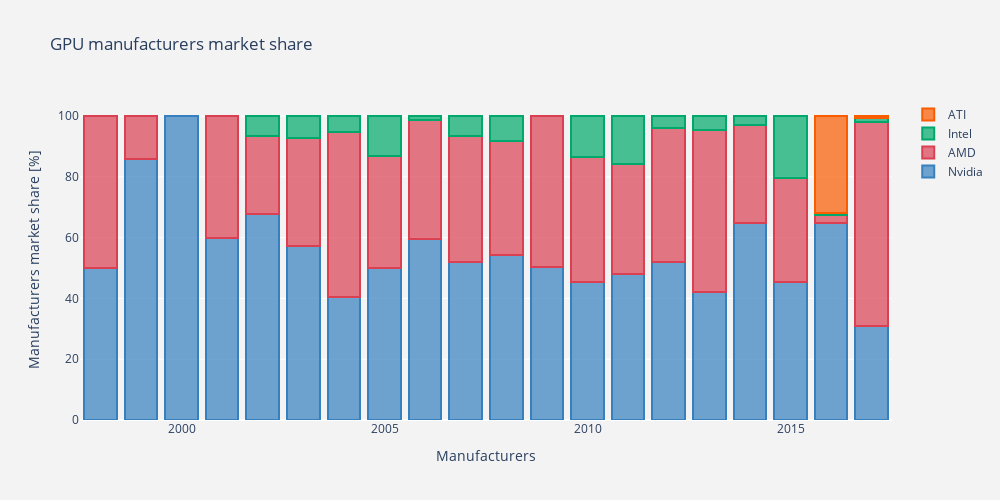

Notebook code for this chart:
### Code cell
# Transformed dataset - counting how many GPUs were made by each manufacturer each year
market_share = dataset.reset_index().groupby(['Release_Year','Manufacturer'])["index"].count().reset_index(name="count")
# Transformed dataset - counting how many GPUs were made each year
market_share['Sum_By_Year']  = market_share['count'].groupby(market_share["Release_Year"]).transform('sum')
# List that will hold our data dictionaries
data = []

markers = [
    dict(
        color='rgba(55, 128, 191, 0.7)',
        line=dict(
            color='rgba(55, 128, 191, 1.0)',
            width=2,
        )
    ),
    dict(
        color='rgba(219, 64, 82, 0.7)',
        line=dict(
            color='rgba(219, 64, 82, 1.0)',
            width=2,
        )
    ),
    dict(
        color='rgba(0, 168, 107, 0.7)',
        line=dict(
            color='rgba(0, 168, 107, 1.0)',
            width=2,
        )
    ),
    dict(
        color='rgba(250, 92, 0, 0.7)',
        line=dict(
            color='rgba(250, 92, 0, 1.0)',
            width=2,
        )
    )
]

for i, manufacturer in enumerate(dataset['Manufacturer'].unique()):
    
    trace_dataset = market_share.loc[market_share['Manufacturer'] == manufacturer]
    
    
    trace = go.Bar(
        x = trace_dataset['Release_Year'],
        y = round(trace_dataset['count'] / trace_dataset['Sum_By_Year'] * 100, 2),
        name= manufacturer,
        marker = markers[i],
    )
    
    data.append(trace)
    
layout = go.Layout(
    barmode='stack',
    title = 'GPU manufacturers market share',
    width=1000,
    height=500,
    paper_bgcolor='rgb(243, 243, 243)',
    plot_bgcolor='rgb(243, 243, 243)',
    yaxis = dict(title= 'Manufacturers market share [%]'),
    xaxis = dict(title= 'Manufacturers')
)

fig = go.Figure(data=data, layout=layout)
py.iplot(fig)

### Figure 1 — Plotly figure (JSON) as saved in the notebook; plotly's stock layout.template omitted (floating-point values rounded to 4 significant figures)
{"data": [{"marker": {"color": "rgba(55, 128, 191, 0.7)", "line": {"color": "rgba(55, 128, 191, 1.0)", "width": 2}}, "name": "Nvidia", "type": "bar", "x": [1998, 1999, 2000, 2001, 2002, 2003, 2004, 2005, 2006, 2007, 2008, 2009, 2010, 2011, 2012, 2013, 2014, 2015, 2016, 2017], "y": [50, 85.71, 100, 60, 67.74, 57.14, 40.54, 50, 59.49, 51.89, 54.41, 50.44, 45.53, 47.89, 51.9, 42.07, 64.86, 45.45, 64.81, 30.97]}, {"marker": {"color": "rgba(219, 64, 82, 0.7)", "line": {"color": "rgba(219, 64, 82, 1.0)", "width": 2}}, "name": "AMD", "type": "bar", "x": [1998, 1999, 2001, 2002, 2003, 2004, 2005, 2006, 2007, 2008, 2009, 2010, 2011, 2012, 2013, 2014, 2015, 2016, 2017], "y": [50, 14.29, 40, 25.81, 35.71, 54.05, 36.84, 39.24, 41.51, 37.5, 49.56, 40.86, 36.45, 44.11, 53.28, 32.16, 34.29, 2.59, 67.1]}, {"marker": {"color": "rgba(0, 168, 107, 0.7)", "line": {"color": "rgba(0, 168, 107, 1.0)", "width": 2}}, "name": "Intel", "type": "bar", "x": [2002, 2003, 2004, 2005, 2006, 2007, 2008, 2010, 2011, 2012, 2013, 2014, 2015, 2016, 2017], "y": [6.45, 7.14, 5.41, 13.16, 1.27, 6.6, 8.09, 13.62, 15.66, 3.99, 4.65, 2.97, 20.26, 0.74, 1.29]}, {"marker": {"color": "rgba(250, 92, 0, 0.7)", "line": {"color": "rgba(250, 92, 0, 1.0)", "width": 2}}, "name": "ATI", "type": "bar", "x": [2016, 2017], "y": [31.85, 0.65]}], "layout": {"barmode": "stack", "height": 500, "paper_bgcolor": "rgb(243, 243, 243)", "plot_bgcolor": "rgb(243, 243, 243)", "title": {"text": "GPU manufacturers market share"}, "width": 1000, "xaxis": {"title": {"text": "Manufacturers"}}, "yaxis": {"title": {"text": "Manufacturers market share [%]"}}}}
